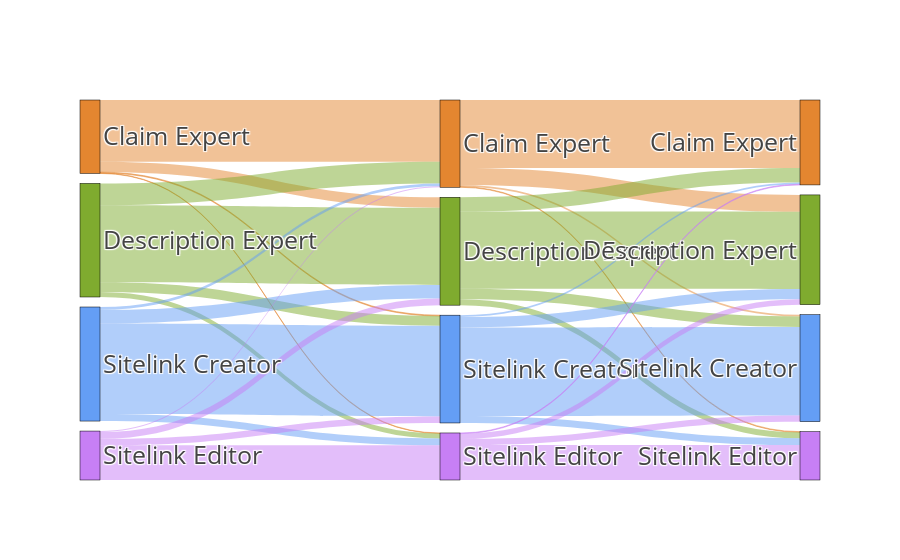

Source (notebook cell):
### Code cell
data = dict(
    type='sankey',
    node = dict(
      pad = 10,
      thickness = 20,
      line = dict(
          color = "black",
          width = 0.5
      ),
      label = labels,
      color = colors
    ),
    link = dict(
        source = sources,
        target = targets,
        value = counts,
        color = [colors_alpha[x] for x in sources]
  ))

layout =  dict(
    font = dict(
      size = 25
    ),
    paper_bgcolor='rgba(0,0,0,0)',
    plot_bgcolor='rgba(0,0,0,0)'
)

fig = dict(data=[data], layout=layout)
store_path = os.path.join(cfg.get("directory", "results"), results_prefix + "sankey[{n}]centroids".format(n=num_centroids)) + ".html"
plot(fig, filename=store_path, validate=False)
iplot(fig, validate=False)

### Figure 1 — Plotly figure (JSON) as saved in the notebook; plotly's stock layout.template omitted (floating-point values rounded to 4 significant figures)
{"data": [{"link": {"color": ["rgba(228,134,48, 0.5)", "rgba(228,134,48, 0.5)", "rgba(228,134,48, 0.5)", "rgba(228,134,48, 0.5)", "rgba(127,171,47, 0.5)", "rgba(127,171,47, 0.5)", "rgba(127,171,47, 0.5)", "rgba(127,171,47, 0.5)", "rgba(100,158,245, 0.5)", "rgba(100,158,245, 0.5)", "rgba(100,158,245, 0.5)", "rgba(100,158,245, 0.5)", "rgba(199,127,245, 0.5)", "rgba(199,127,245, 0.5)", "rgba(199,127,245, 0.5)", "rgba(199,127,245, 0.5)", "rgba(228,134,48, 0.5)", "rgba(228,134,48, 0.5)", "rgba(228,134,48, 0.5)", "rgba(228,134,48, 0.5)", "rgba(127,171,47, 0.5)", "rgba(127,171,47, 0.5)", "rgba(127,171,47, 0.5)", "rgba(127,171,47, 0.5)", "rgba(100,158,245, 0.5)", "rgba(100,158,245, 0.5)", "rgba(100,158,245, 0.5)", "rgba(100,158,245, 0.5)", "rgba(199,127,245, 0.5)", "rgba(199,127,245, 0.5)", "rgba(199,127,245, 0.5)", "rgba(199,127,245, 0.5)"], "source": [0, 0, 0, 0, 1, 1, 1, 1, 2, 2, 2, 2, 3, 3, 3, 3, 4, 4, 4, 4, 5, 5, 5, 5, 6, 6, 6, 6, 7, 7, 7, 7], "target": [4, 5, 6, 7, 4, 5, 6, 7, 4, 5, 6, 7, 4, 5, 6, 7, 8, 9, 10, 11, 8, 9, 10, 11, 8, 9, 10, 11, 8, 9, 10, 11], "value": [6768, 1150, 91, 51, 2389, 8470, 1066, 547, 314, 1484, 9963, 762, 111, 743, 716, 3804, 7476, 1845, 191, 70, 1573, 8471, 1150, 653, 198, 1149, 9736, 753, 77, 586, 668, 3833]}, "node": {"color": ["rgba(228,134,48, 1)", "rgba(127,171,47, 1)", "rgba(100,158,245, 1)", "rgba(199,127,245, 1)", "rgba(228,134,48, 1)", "rgba(127,171,47, 1)", "rgba(100,158,245, 1)", "rgba(199,127,245, 1)", "rgba(228,134,48, 1)", "rgba(127,171,47, 1)", "rgba(100,158,245, 1)", "rgba(199,127,245, 1)"], "label": ["Claim Expert", "Description Expert", "Sitelink Creator", "Sitelink Editor", "Claim Expert", "Description Expert", "Sitelink Creator", "Sitelink Editor", "Claim Expert", "Description Expert", "Sitelink Creator", "Sitelink Editor"], "line": {"color": "black", "width": 0.5}, "pad": 10, "thickness": 20}, "type": "sankey"}], "layout": {"autosize": true, "font": {"size": 25}, "paper_bgcolor": "rgba(0, 0, 0, 0)", "plot_bgcolor": "rgba(0, 0, 0, 0)"}}
